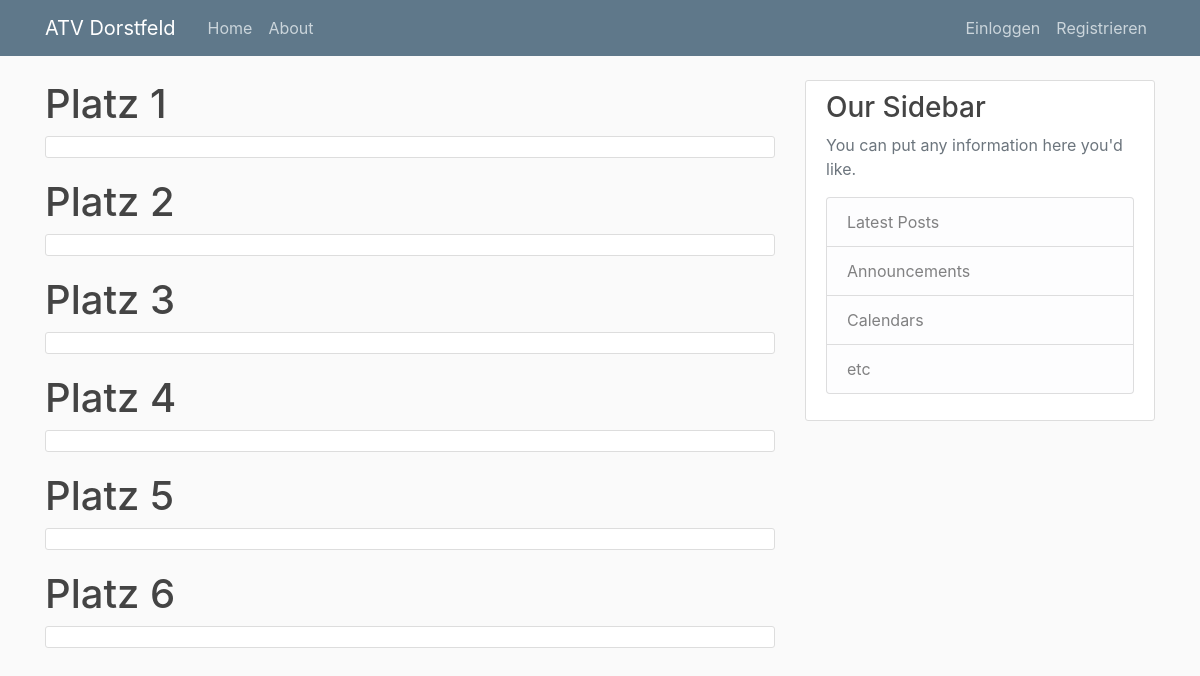
The page / on the database its author committed.
### courts/model.py (models this page shows, shortened)
class Court(models.Model):
    title = models.CharField(max_length=100)
    used = models.BooleanField(default=False)
    double_field = models.BooleanField(default=True)
    full_hour = models.BooleanField(default=True)

### courts/views.py (the view)
# urls.py: path('', CourtsListView.as_view(), name='courts-home'),
class CourtsListView(ListView):
    model = Court
    template_name = 'courts/home.html'
    context_object_name = 'courts'
    def get_context_data(self, **kwargs):
        context = super(CourtsListView, self).get_context_data(**kwargs)
        context.update({
            'courts': Court.objects.all(),
            'reservations': Reservation.objects.all(),
        })
        return context

### courts/templates/courts/home.html (shortened to what this page needs)
{% extends "courts/base.html" %}
{% block content %}
{% for court in courts %}
<h1>{{ court.title }}</h1>
<article class="media content-section">
</article>
{% endfor %}
{% endblock content %}

### courts/static/courts/main.css (style rules this page uses)
body { background: #fafafa; color: #333333; margin-top: 5rem; }
h1, h2, h3, h4, h5, h6 { color: #444444; }
.content-section { background: #ffffff; padding: 10px 20px; border: 1px solid #dddddd; border-radius: 3px; margin-bottom: 20px; }

### rows shown on the page
Court: title "Platz 1"
Court: title "Platz 2"
Court: title "Platz 3"
Court: title "Platz 4"
Court: title "Platz 5"
Court: title "Platz 6"
